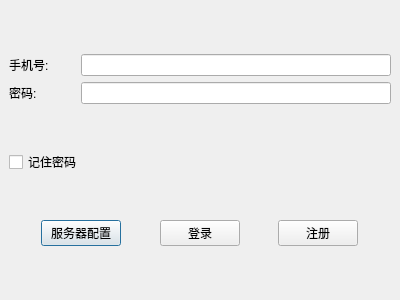
<?xml version="1.0" encoding="UTF-8"?>
<ui version="4.0">
 <class>LoginDlg</class>
 <widget class="QDialog" name="LoginDlg">
  <property name="geometry">
   <rect>
    <x>0</x>
    <y>0</y>
    <width>400</width>
    <height>300</height>
   </rect>
  </property>
  <property name="windowTitle">
   <string>Dialog</string>
  </property>
  <widget class="QWidget" name="widget" native="true">
   <property name="geometry">
    <rect>
     <x>0</x>
     <y>0</y>
     <width>400</width>
     <height>300</height>
    </rect>
   </property>
   <layout class="QGridLayout" name="gridLayout_2">
    <item row="0" column="1">
     <spacer name="verticalSpacer_2">
      <property name="orientation">
       <enum>Qt::Vertical</enum>
      </property>
      <property name="sizeHint" stdset="0">
       <size>
        <width>20</width>
        <height>40</height>
       </size>
      </property>
     </spacer>
    </item>
    <item row="1" column="0">
     <spacer name="horizontalSpacer_5">
      <property name="orientation">
       <enum>Qt::Horizontal</enum>
      </property>
      <property name="sizeHint" stdset="0">
       <size>
        <width>40</width>
        <height>20</height>
       </size>
      </property>
     </spacer>
    </item>
    <item row="1" column="2">
     <spacer name="horizontalSpacer_6">
      <property name="orientation">
       <enum>Qt::Horizontal</enum>
      </property>
      <property name="sizeHint" stdset="0">
       <size>
        <width>40</width>
        <height>20</height>
       </size>
      </property>
     </spacer>
    </item>
    <item row="2" column="1">
     <layout class="QHBoxLayout" name="horizontalLayout">
      <item>
       <spacer name="horizontalSpacer_3">
        <property name="orientation">
         <enum>Qt::Horizontal</enum>
        </property>
        <property name="sizeHint" stdset="0">
         <size>
          <width>40</width>
          <height>20</height>
         </size>
        </property>
       </spacer>
      </item>
      <item>
       <widget class="QPushButton" name="serverpushButton">
        <property name="text">
         <string>服务器配置</string>
        </property>
       </widget>
      </item>
      <item>
       <spacer name="horizontalSpacer_7">
        <property name="orientation">
         <enum>Qt::Horizontal</enum>
        </property>
        <property name="sizeHint" stdset="0">
         <size>
          <width>40</width>
          <height>20</height>
         </size>
        </property>
       </spacer>
      </item>
      <item>
       <widget class="QPushButton" name="loginpushButton">
        <property name="text">
         <string>登录</string>
        </property>
       </widget>
      </item>
      <item>
       <spacer name="horizontalSpacer_2">
        <property name="orientation">
         <enum>Qt::Horizontal</enum>
        </property>
        <property name="sizeHint" stdset="0">
         <size>
          <width>40</width>
          <height>20</height>
         </size>
        </property>
       </spacer>
      </item>
      <item>
       <widget class="QPushButton" name="registrypushButton">
        <property name="text">
         <string>注册</string>
        </property>
       </widget>
      </item>
      <item>
       <spacer name="horizontalSpacer_4">
        <property name="orientation">
         <enum>Qt::Horizontal</enum>
        </property>
        <property name="sizeHint" stdset="0">
         <size>
          <width>40</width>
          <height>20</height>
         </size>
        </property>
       </spacer>
      </item>
     </layout>
    </item>
    <item row="1" column="1">
     <layout class="QGridLayout" name="gridLayout">
      <item row="3" column="0" colspan="3">
       <widget class="QCheckBox" name="passwordcheckBox">
        <property name="text">
         <string>记住密码</string>
        </property>
       </widget>
      </item>
      <item row="1" column="2">
       <widget class="PasswordEdit" name="passwordlineEdit"/>
      </item>
      <item row="1" column="0">
       <widget class="QLabel" name="passwordlabel">
        <property name="text">
         <string>密码:</string>
        </property>
       </widget>
      </item>
      <item row="0" column="0">
       <widget class="QLabel" name="phonelabel">
        <property name="text">
         <string>手机号:</string>
        </property>
       </widget>
      </item>
      <item row="2" column="0">
       <spacer name="verticalSpacer_3">
        <property name="orientation">
         <enum>Qt::Vertical</enum>
        </property>
        <property name="sizeHint" stdset="0">
         <size>
          <width>20</width>
          <height>40</height>
         </size>
        </property>
       </spacer>
      </item>
      <item row="1" column="1">
       <spacer name="horizontalSpacer">
        <property name="orientation">
         <enum>Qt::Horizontal</enum>
        </property>
        <property name="sizeType">
         <enum>QSizePolicy::Fixed</enum>
        </property>
        <property name="sizeHint" stdset="0">
         <size>
          <width>20</width>
          <height>20</height>
         </size>
        </property>
       </spacer>
      </item>
      <item row="0" column="2">
       <widget class="QLineEdit" name="phonelineEdit"/>
      </item>
      <item row="4" column="0">
       <spacer name="verticalSpacer_4">
        <property name="orientation">
         <enum>Qt::Vertical</enum>
        </property>
        <property name="sizeHint" stdset="0">
         <size>
          <width>20</width>
          <height>40</height>
         </size>
        </property>
       </spacer>
      </item>
     </layout>
    </item>
    <item row="3" column="1">
     <spacer name="verticalSpacer">
      <property name="orientation">
       <enum>Qt::Vertical</enum>
      </property>
      <property name="sizeHint" stdset="0">
       <size>
        <width>20</width>
        <height>40</height>
       </size>
      </property>
     </spacer>
    </item>
   </layout>
  </widget>
 </widget>
 <customwidgets>
  <customwidget>
   <class>PasswordEdit</class>
   <extends>QLineEdit</extends>
   <header>passwordedit.h</header>
  </customwidget>
 </customwidgets>
 <resources/>
 <connections/>
</ui>
